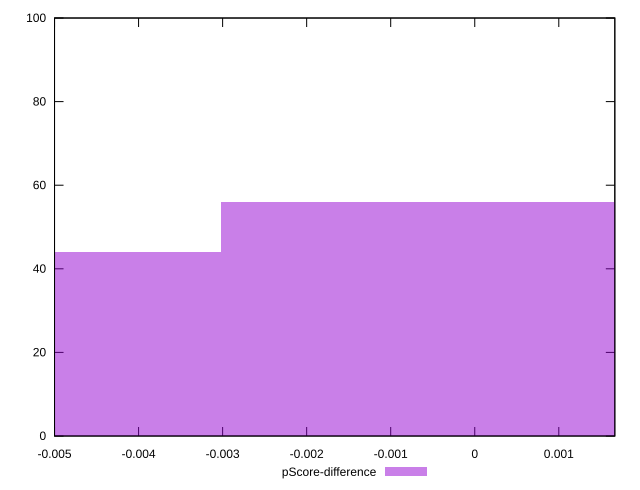

Write gnuplot code to recreate this figure.
reset

$pScoreDifference <<EOF
0 56
-0.006042308289349984 44
EOF

set key outside below
set boxwidth 0.006042308289349984
set xrange [-0.0050000000000000044:0.0016666666666667052]
set yrange [0:100]
set trange [0:100]
set style fill transparent solid 0.5 noborder
set terminal svg size 640, 490 enhanced background rgb 'white'
set output "report_0_00242021-02-20T12:25:28.543Z/unused-css-rules/samples/pages+cached/pScore-difference/histogram.svg"

plot $pScoreDifference title "pScore-difference" with boxes

reset
